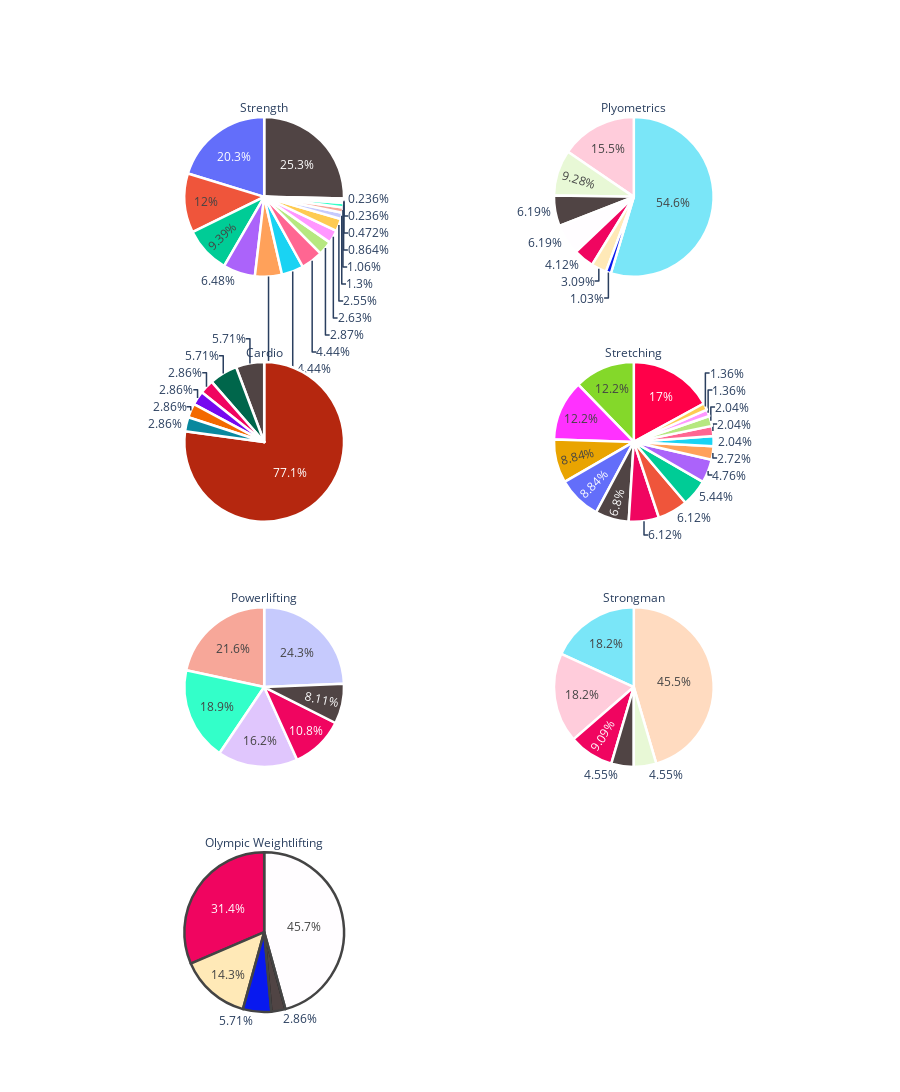

Notebook code cell kept with this figure:
### Code cell
from plotly.subplots import make_subplots
import plotly.graph_objects as go

fig = make_subplots(
    rows=4, cols=2,
    specs=[[{"type": "domain"},{"type": "domain"}],
           [{"type": "domain"},{"type": "domain"}],
           [{"type": "domain"},{"type": "domain"}],
           [{"type": "domain"},{"type": "domain"}],
          ])

fig.add_trace(go.Pie(values=typeDfs[0]['index'].values, title=allTypes[0], labels=typeDfs[0].index,marker=dict(colors=['#100b','#f00560'], line=dict(color='#FFFFFF', width=2.5))),
              row=1, col=1)
    
fig.add_trace(go.Pie(values=typeDfs[1]['index'].values, title=allTypes[1], labels=typeDfs[1].index,marker=dict(colors=['#100b','#f00560'], line=dict(color='#FFFFFF', width=2.5))),
              row=1, col=2)
fig.add_trace(go.Pie(values=typeDfs[2]['index'].values, title=allTypes[2], labels=typeDfs[2].index,marker=dict(colors=['#100b','#f00560'], line=dict(color='#FFFFFF', width=2.5))),
              row=2, col=1)
fig.add_trace(go.Pie(values=typeDfs[3]['index'].values, title=allTypes[3],labels=typeDfs[3].index,marker=dict(colors=['#100b','#f00560'], line=dict(color='#FFFFFF', width=2.5))),
              row=2, col=2)
fig.add_trace(go.Pie(values=typeDfs[4]['index'].values, title=allTypes[4], labels=typeDfs[4].index,marker=dict(colors=['#100b','#f00560'], line=dict(color='#FFFFFF', width=2.5))),
              row=3, col=1)
fig.add_trace(go.Pie(values=typeDfs[5]['index'].values, title=allTypes[5], labels=typeDfs[5].index,marker=dict(colors=['#100b','#f00560'], line=dict(color='#FFFFFF', width=2.5))),
              row=3, col=2)
fig.add_trace(go.Pie(values=typeDfs[6]['index'].values, title=allTypes[6], labels=typeDfs[6].index,marker=dict(colors=['#100b','#f00560'], line=dict( width=2.5))),
              row=4, col=1)
fig.update_layout(height=900, showlegend=False)
fig.update_layout(height=1200, showlegend=False)

### Figure 1 — Plotly figure (JSON) as saved in the notebook; plotly's stock layout.template omitted (floating-point values rounded to 4 significant figures)
{"data": [{"domain": {"x": [0, 0.45], "y": [0.8063, 1]}, "labels": [["Strength", "Abdominals"], ["Strength", "Abductors"], ["Strength", "Adductors"], ["Strength", "Biceps"], ["Strength", "Calves"], ["Strength", "Chest"], ["Strength", "Forearms"], ["Strength", "Glutes"], ["Strength", "Hamstrings"], ["Strength", "Lats"], ["Strength", "Lower Back"], ["Strength", "Middle Back"], ["Strength", "Neck"], ["Strength", "Quadriceps"], ["Strength", "Shoulders"], ["Strength", "Traps"], ["Strength", "Triceps"]], "marker": {"colors": ["#100b", "#f00560"], "line": {"color": "#FFFFFF", "width": 2.5}}, "title": {"text": "Strength"}, "type": "pie", "values": [644, 12, 6, 165, 33, 239, 27, 67, 65, 113, 73, 113, 6, 516, 305, 22, 139]}, {"domain": {"x": [0.55, 1], "y": [0.8063, 1]}, "labels": [["Plyometrics", "Abdominals"], ["Plyometrics", "Adductors"], ["Plyometrics", "Chest"], ["Plyometrics", "Hamstrings"], ["Plyometrics", "Lats"], ["Plyometrics", "Quadriceps"], ["Plyometrics", "Shoulders"], ["Plyometrics", "Triceps"]], "marker": {"colors": ["#100b", "#f00560"], "line": {"color": "#FFFFFF", "width": 2.5}}, "title": {"text": "Plyometrics"}, "type": "pie", "values": [6, 4, 15, 9, 3, 53, 6, 1]}, {"domain": {"x": [0, 0.45], "y": [0.5375, 0.7312]}, "labels": [["Cardio", "Abdominals"], ["Cardio", "Calves"], ["Cardio", "Chest"], ["Cardio", "Hamstrings"], ["Cardio", "Middle Back"], ["Cardio", "Quadriceps"], ["Cardio", "Shoulders"]], "marker": {"colors": ["#100b", "#f00560"], "line": {"color": "#FFFFFF", "width": 2.5}}, "title": {"text": "Cardio"}, "type": "pie", "values": [2, 1, 1, 1, 1, 27, 2]}, {"domain": {"x": [0.55, 1], "y": [0.5375, 0.7312]}, "labels": [["Stretching", "Abdominals"], ["Stretching", "Abductors"], ["Stretching", "Adductors"], ["Stretching", "Biceps"], ["Stretching", "Calves"], ["Stretching", "Chest"], ["Stretching", "Forearms"], ["Stretching", "Glutes"], ["Stretching", "Hamstrings"], ["Stretching", "Lats"], ["Stretching", "Lower Back"], ["Stretching", "Middle Back"], ["Stretching", "Neck"], ["Stretching", "Quadriceps"], ["Stretching", "Shoulders"], ["Stretching", "Triceps"]], "marker": {"colors": ["#100b", "#f00560"], "line": {"color": "#FFFFFF", "width": 2.5}}, "title": {"text": "Stretching"}, "type": "pie", "values": [10, 9, 7, 3, 13, 3, 2, 9, 25, 8, 13, 4, 2, 18, 18, 3]}, {"domain": {"x": [0, 0.45], "y": [0.2687, 0.4625]}, "labels": [["Powerlifting", "Chest"], ["Powerlifting", "Glutes"], ["Powerlifting", "Hamstrings"], ["Powerlifting", "Lower Back"], ["Powerlifting", "Quadriceps"], ["Powerlifting", "Triceps"]], "marker": {"colors": ["#100b", "#f00560"], "line": {"color": "#FFFFFF", "width": 2.5}}, "title": {"text": "Powerlifting"}, "type": "pie", "values": [3, 4, 9, 7, 6, 8]}, {"domain": {"x": [0.55, 1], "y": [0.2687, 0.4625]}, "labels": [["Strongman", "Chest"], ["Strongman", "Forearms"], ["Strongman", "Hamstrings"], ["Strongman", "Lower Back"], ["Strongman", "Quadriceps"], ["Strongman", "Shoulders"]], "marker": {"colors": ["#100b", "#f00560"], "line": {"color": "#FFFFFF", "width": 2.5}}, "title": {"text": "Strongman"}, "type": "pie", "values": [1, 2, 1, 4, 10, 4]}, {"domain": {"x": [0, 0.45], "y": [0, 0.1938]}, "labels": [["Olympic Weightlifting", "Glutes"], ["Olympic Weightlifting", "Hamstrings"], ["Olympic Weightlifting", "Quadriceps"], ["Olympic Weightlifting", "Shoulders"], ["Olympic Weightlifting", "Traps"]], "marker": {"colors": ["#100b", "#f00560"], "line": {"width": 2.5}}, "title": {"text": "Olympic Weightlifting"}, "type": "pie", "values": [1, 11, 16, 5, 2]}], "layout": {"height": 1200, "showlegend": false}}
